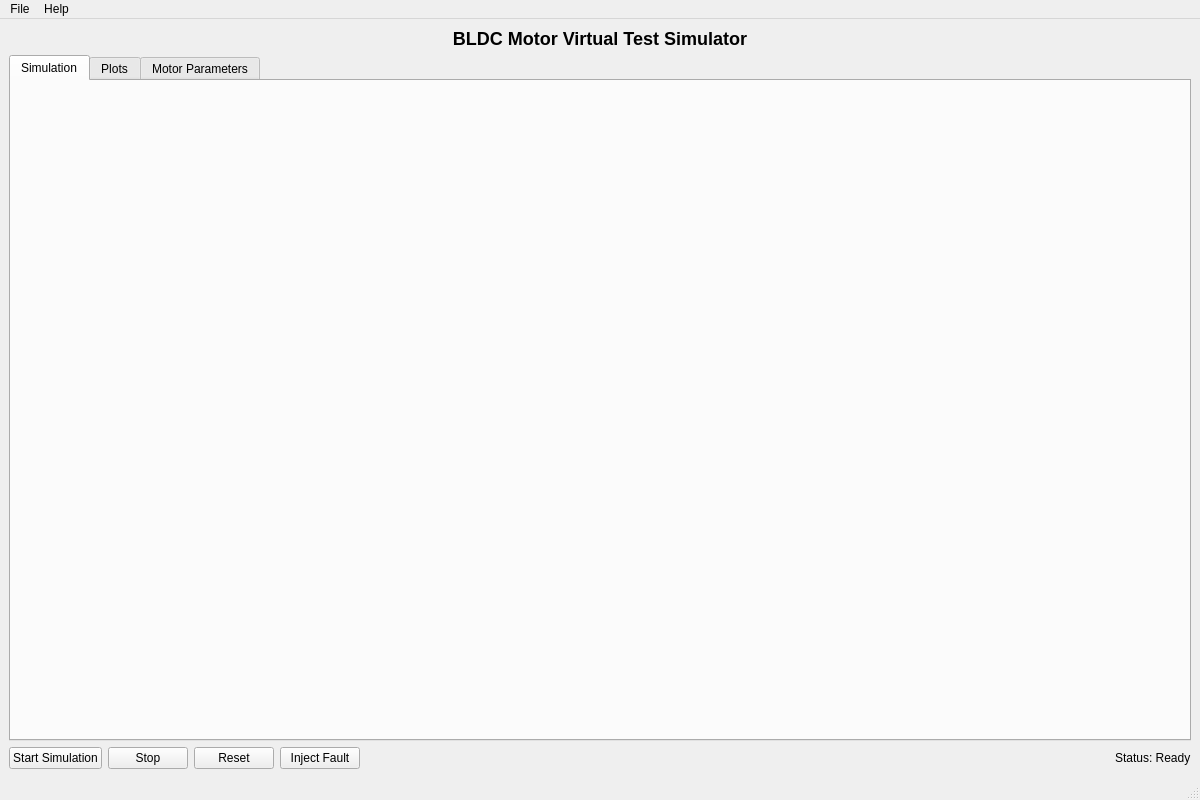
<?xml version="1.0" encoding="UTF-8"?>
<ui version="4.0">
    <class>MainWindow</class>
    <widget class="QMainWindow" name="MainWindow">
        <property name="geometry">
            <rect>
                <x>0</x>
                <y>0</y>
                <width>1200</width>
                <height>800</height>
            </rect>
        </property>
        <property name="windowTitle">
            <string>Motor Control Virtual Test Simulator</string>
        </property>
        <widget class="QWidget" name="centralwidget">
            <layout class="QVBoxLayout" name="verticalLayout">
                <item>
                    <widget class="QLabel" name="titleLabel">
                        <property name="text">
                            <string>&lt;h2&gt;BLDC Motor Virtual Test Simulator&lt;/h2&gt;</string>
                        </property>
                        <property name="alignment">
                            <set>Qt::AlignCenter</set>
                        </property>
                    </widget>
                </item>
                <item>
                    <widget class="QTabWidget" name="tabWidget">
                        <property name="currentIndex">
                            <number>0</number>
                        </property>
                        <widget class="QWidget" name="simulationTab">
                            <attribute name="title">
                                <string>Simulation</string>
                            </attribute>
                        </widget>
                        <widget class="QWidget" name="plotsTab">
                            <attribute name="title">
                                <string>Plots</string>
                            </attribute>
                        </widget>
                        <widget class="QWidget" name="settingsTab">
                            <attribute name="title">
                                <string>Motor Parameters</string>
                            </attribute>
                        </widget>
                    </widget>
                </item>
                <item>
                    <layout class="QHBoxLayout" name="controlLayout">
                        <item>
                            <widget class="QPushButton" name="startButton">
                                <property name="text">
                                    <string>Start Simulation</string>
                                </property>
                            </widget>
                        </item>
                        <item>
                            <widget class="QPushButton" name="stopButton">
                                <property name="text">
                                    <string>Stop</string>
                                </property>
                            </widget>
                        </item>
                        <item>
                            <widget class="QPushButton" name="resetButton">
                                <property name="text">
                                    <string>Reset</string>
                                </property>
                            </widget>
                        </item>
                        <item>
                            <widget class="QPushButton" name="faultButton">
                                <property name="text">
                                    <string>Inject Fault</string>
                                </property>
                            </widget>
                        </item>
                        <item>
                            <spacer name="horizontalSpacer">
                                <property name="orientation">
                                    <enum>Qt::Horizontal</enum>
                                </property>
                                <property name="sizeHint" stdset="0">
                                    <size>
                                        <width>40</width>
                                        <height>20</height>
                                    </size>
                                </property>
                            </spacer>
                        </item>
                        <item>
                            <widget class="QLabel" name="statusLabel">
                                <property name="text">
                                    <string>Status: Ready</string>
                                </property>
                            </widget>
                        </item>
                    </layout>
                </item>
            </layout>
        </widget>
        <widget class="QMenuBar" name="menubar">
            <property name="geometry">
                <rect>
                    <x>0</x>
                    <y>0</y>
                    <width>1200</width>
                    <height>24</height>
                </rect>
            </property>
            <widget class="QMenu" name="menuFile">
                <property name="title">
                    <string>File</string>
                </property>
                <addaction name="actionExit" />
            </widget>
            <widget class="QMenu" name="menuHelp">
                <property name="title">
                    <string>Help</string>
                </property>
                <addaction name="actionAbout" />
            </widget>
            <addaction name="menuFile" />
            <addaction name="menuHelp" />
        </widget>
        <widget class="QStatusBar" name="statusbar" />
        <action name="actionExit">
            <property name="text">
                <string>Exit</string>
            </property>
        </action>
        <action name="actionAbout">
            <property name="text">
                <string>About</string>
            </property>
        </action>
    </widget>
    <resources />
    <connections />
</ui>
